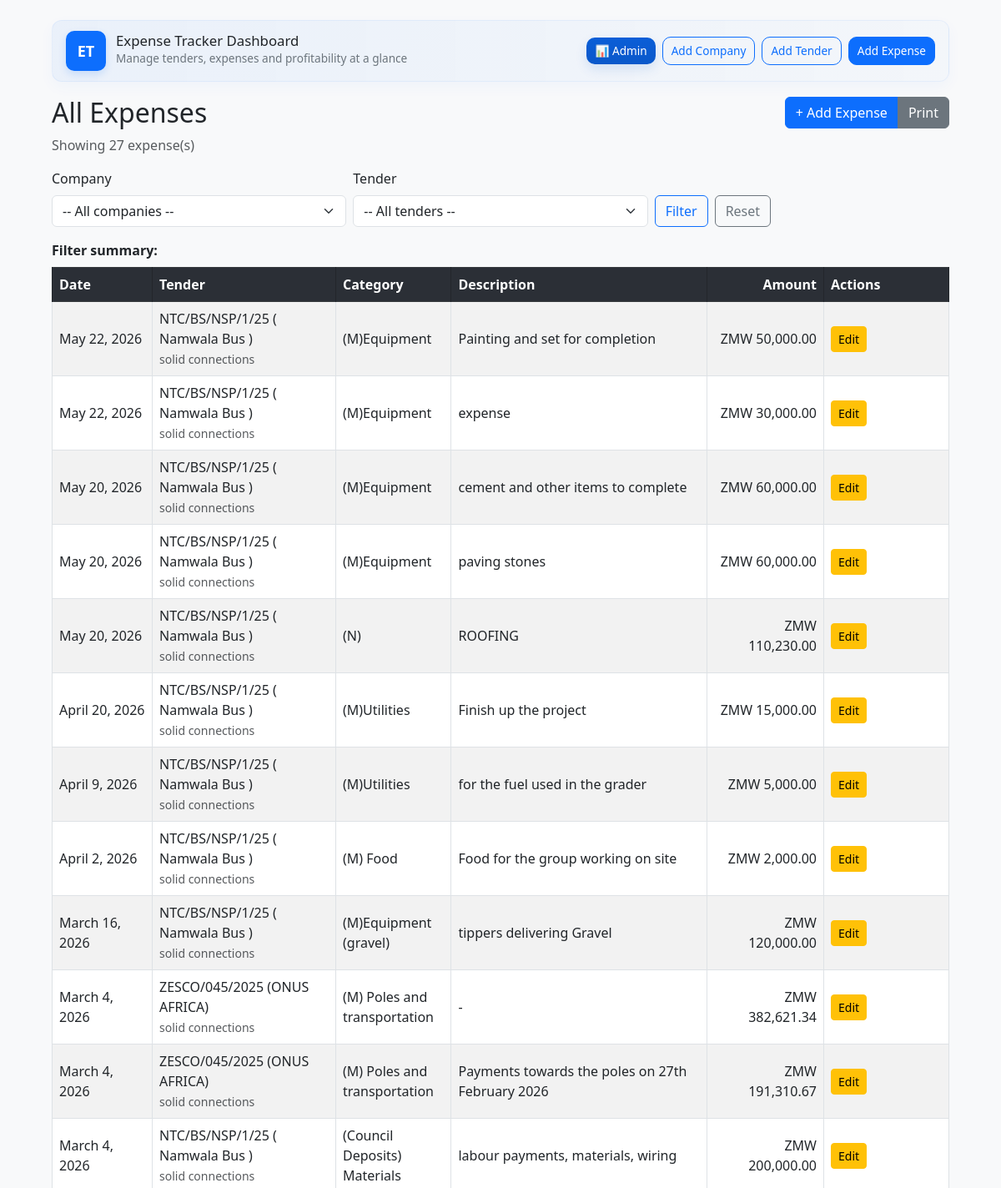
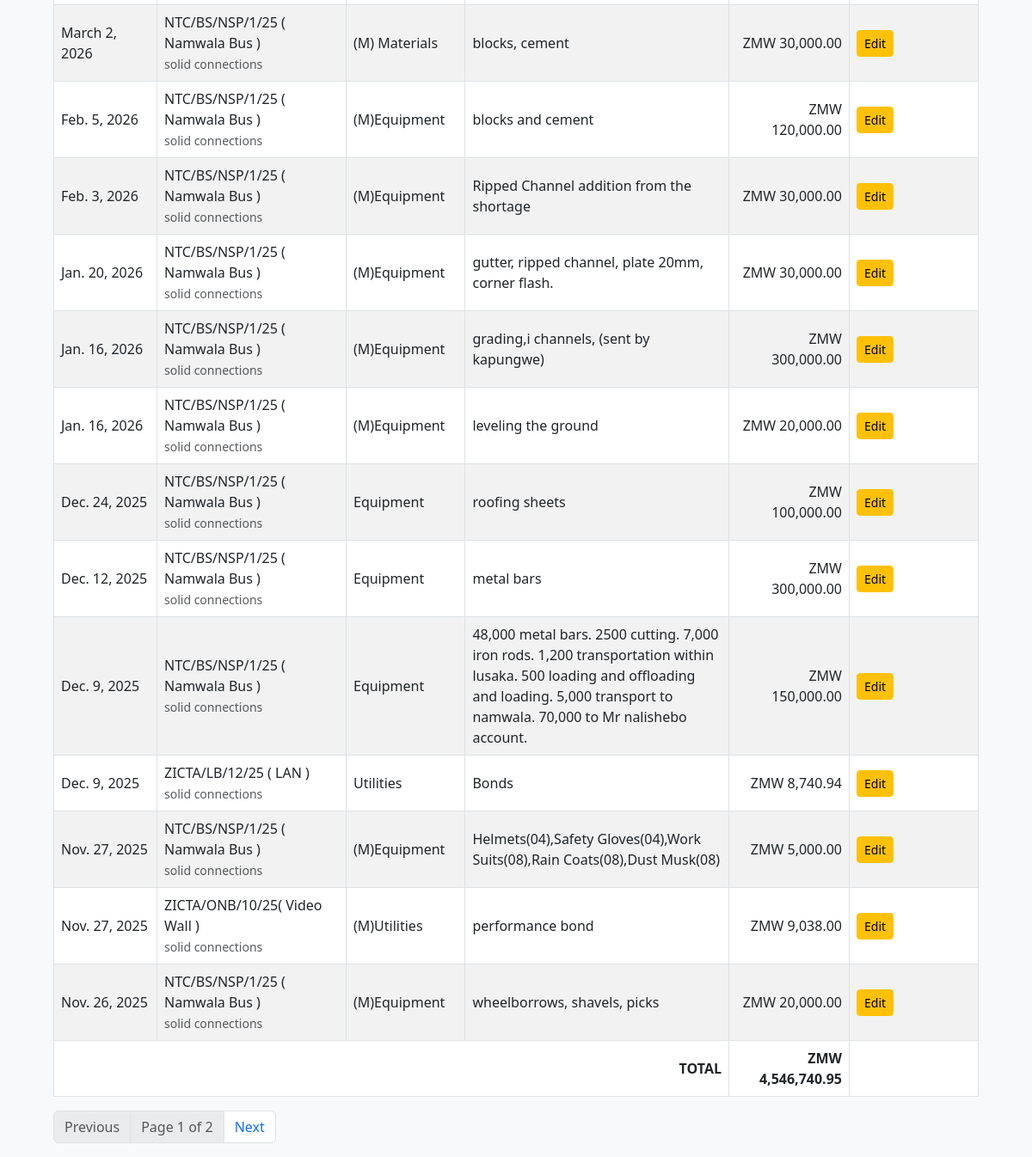
/tracker/expenses/, run on the app's committed database (2 pictures, top to bottom).
### tracker/models.py (models this page shows, shortened)
class Expense(models.Model):
    tender = models.ForeignKey(Tender, on_delete=models.CASCADE, related_name="expenses")
    category = models.CharField(max_length=255)
    description = models.TextField(blank=True, null=True)
    amount = models.DecimalField(max_digits=14, decimal_places=2)
    date = models.DateField(auto_now_add=True)
    class Meta:
        ordering = ['-date']
    def get_absolute_url(self):
        return reverse('tracker:expense_edit', args=[self.pk])

class Tender(models.Model):
    PAYMENT_STATUS_CHOICES = [
        ("Pending", "Pending"),
        ("Partially Paid", "Partially Paid"),
        ("Paid", "Paid"),
    ]
    tender_no = models.CharField(max_length=100, unique=True)
    company = models.ForeignKey(Company, on_delete=models.CASCADE, related_name="tenders")
    client_name = models.CharField(max_length=255)
    total_value = models.DecimalField(max_digits=14, decimal_places=2)
    payment_status = models.CharField(
        max_length=50,
        choices=PAYMENT_STATUS_CHOICES,
        default="Pending"
    )
    start_date = models.DateField(null=True, blank=True)
    end_date = models.DateField(null=True, blank=True)
    class Meta:
        ordering = ['-start_date']

class Company(models.Model):
    name = models.CharField(max_length=255)
    address = models.TextField(blank=True, null=True)
    phone = models.CharField(max_length=50, blank=True, null=True)
    email = models.EmailField(blank=True, null=True)

### tracker/views.py (the view, shortened to what this page needs)
# urls.py: path('expenses/', views.expense_list, name='expense_list'),
def expense_list(request):
    companies = Company.objects.all().order_by('name')
    tenders_qs = Tender.objects.select_related('company').order_by('-start_date')
    qs = Expense.objects.select_related('tender__company').order_by('-date')
    company_id = request.GET.get('company')
    tender_id = request.GET.get('tender')
    selected_company_name = None
    selected_tender_name = None
    if tender_id:
        qs = qs.filter(tender_id=tender_id)
        try:
            selected_tender_name = Tender.objects.get(pk=tender_id).tender_no
        except Tender.DoesNotExist:
            selected_tender_name = None
    paginator = Paginator(qs, 25)
    page_number = request.GET.get('page')
    page_obj = paginator.get_page(page_number)
    total_amount = qs.aggregate(total=Sum('amount'))['total'] or Decimal('0.00')
    context = {
        'title': 'All Expenses',
        'companies': companies,
        'tenders': tenders_qs,
        'expenses': page_obj,
        'total_amount': total_amount,
        'selected_company': int(company_id) if company_id else None,
        'selected_tender': int(tender_id) if tender_id else None,
        'selected_company_name': selected_company_name,
        'selected_tender_name': selected_tender_name,
    }
    return render(request, 'tracker/expense_list.html', context)

### tracker/templates/tracker/expense_list.html (shortened to what this page needs)
{% load static %}
{% load humanize %}
<!DOCTYPE html>
<html>
<head>
    <link href="https://cdn.jsdelivr.net/npm/bootstrap@5.3.0/dist/css/bootstrap.min.css" rel="stylesheet">
</head>
<body>
<div class="container mt-4">
    <div class="topbar">
        <div class="brand">
            <a href="#" onclick="location.reload();return false;" class="logo" title="Reload page" aria-label="Reload page">ET</a>
            <div>
                <h1 class="h3">Expense Tracker Dashboard</h1>
                <div class="text-muted-small">Manage tenders, expenses and profitability at a glance</div>
            </div>
        </div>
        <div class="d-flex align-items-center gap-2">
            <a href="/admin/" class="btn admin-btn btn-sm text-white" target="_blank" aria-label="Open admin">📊 Admin</a>
            <a href="{% url 'tracker:company_add' %}" class="btn btn-outline-primary btn-sm">Add Company</a>
            <a href="{% url 'tracker:tender_add' %}" class="btn btn-outline-primary btn-sm">Add Tender</a>
            <a href="{% url 'tracker:expense_add' %}" class="btn btn-primary btn-sm text-white">Add Expense</a>
        </div>
    </div>
    <div class="d-flex justify-content-between align-items-start mb-3 no-print">
        <div>
            <h2>{{ title }}</h2>
            <div class="text-muted">
                Showing
                {% if expenses.paginator %}
                    {{ expenses.paginator.count }}
                {% else %}
                    {{ expenses|length }}
                {% endif %}
                expense(s)
            </div>
        </div>
        <div class="btn-group">
            <a href="{% url 'tracker:expense_add' %}" class="btn btn-primary">+ Add Expense</a>
            <button class="btn btn-secondary" onclick="window.print();">Print</button>
        </div>
    </div>
    <form method="get" class="row g-2 mb-3 no-print">
        <div class="col-sm-4">
            <label for="company" class="form-label">Company</label>
            <select id="company" name="company" class="form-select">
                <option value="">-- All companies --</option>
            </select>
        </div>
        <div class="col-sm-4">
            <label for="tender" class="form-label">Tender</label>
            <select id="tender" name="tender" class="form-select">
                <option value="">-- All tenders --</option>
            </select>
        </div>
        <div class="col-sm-4 align-self-end">
            <div class="d-flex gap-2">
                <button type="submit" class="btn btn-outline-primary">Filter</button>
                <a href="{% url 'tracker:expense_list' %}" class="btn btn-outline-secondary">Reset</a>
            </div>
        </div>
    </form>
    <div id="print-area">
        <div class="mb-2">
            <strong>Filter summary:</strong>
        </div>
        <table class="table table-bordered table-striped">
            <thead class="table-dark">
                <tr>
                    <th style="width:120px">Date</th>
                    <th style="width:220px">Tender</th>
                    <th>Category</th>
                    <th>Description</th>
                    <th style="width:140px; text-align:right">Amount</th>
                    <th class="no-print" style="width:150px">Actions</th>
                </tr>
            </thead>
            <tbody>
                {% for e in expenses %}
                <tr>
                    <td>{{ e.date }}</td>
                    <td>
                        {% if e.tender %}
                            {{ e.tender.tender_no }}<br>
                            <small class="text-muted">{{ e.tender.company.name }}</small>
                        {% else %}
                            -
                        {% endif %}
                    </td>
                    <td>{{ e.category }}</td>
                    <td>{{ e.description|default:"-" }}</td>
                    <td style="text-align:right">ZMW {{ e.amount|default:0|floatformat:2|intcomma }}</td>
                    <td class="no-print">
                        <a href="{{ e.get_absolute_url }}" class="btn btn-sm btn-warning">Edit</a>
                    </td>
                </tr>
                {% empty %}
                <tr>
                    <td colspan="6" class="text-center text-muted">No expenses found.</td>
                </tr>
                {% endfor %}
            </tbody>
            <tfoot>
                <tr>
                    <th colspan="4" class="text-end">TOTAL</th>
                    <th style="text-align:right">ZMW {{ total_amount|default:0|floatformat:2|intcomma }}</th>
                    <th class="no-print"></th>
                </tr>
            </tfoot>
        </table>
    </div>
    <nav class="no-print" aria-label="Page navigation">
        {% if expenses.has_other_pages %}
            <ul class="pagination">
                {% if expenses.has_previous %}
                    <li class="page-item">
                        <a class="page-link" href="?{% if selected_company %}company={{ selected_company }}&{% endif %}{% if selected_tender %}tender={{ selected_tender }}&{% endif %}page={{ expenses.previous_page_number }}">Previous</a>
                    </li>
                {% else %}
                    <li class="page-item disabled"><span class="page-link">Previous</span></li>
                {% endif %}
                <li class="page-item disabled"><span class="page-link">Page {{ expenses.number }} of {{ expenses.paginator.num_pages }}</span></li>
                {% if expenses.has_next %}
                    <li class="page-item">
                        <a class="page-link" href="?{% if selected_company %}company={{ selected_company }}&{% endif %}{% if selected_tender %}tender={{ selected_tender }}&{% endif %}page={{ expenses.next_page_number }}">Next</a>
                    </li>
                {% else %}
                    <li class="page-item disabled"><span class="page-link">Next</span></li>
                {% endif %}
            </ul>
        {% endif %}
    </nav>
</div>
</body>
</html>

### tracker/templates/tracker/expense_list.html (style rules this page uses)
:root { --accent: #0d6efd; --muted: #6c757d; --bg: #f8f9fa; --card: #ffffff; --rounded: 12px; }
body { background: var(--bg); font-family: system-ui, -apple-system, "Segoe UI", Roboto, "Helvetica Neue", Arial; color: #212529; }
.container { max-width: 1100px; }
.topbar { display: flex; justify-content: space-between; align-items: center; gap: 16px; padding: 12px 16px; margin-bottom: 18px; background: linear-gradient(90deg, rgba(13,110,253,0.06), rgba(13,110,253,0.02)); border-radius: var(--rounded); box-shadow: 0 6px 18px rgba(13,110,253,0.04); border: 1px solid rgba(13,110,253,0.06); }
.brand { display:flex; gap:12px; align-items:center; }
.brand .logo { display:inline-grid; place-items:center; width:48px; height:48px; background: var(--accent); color: #fff; border-radius: 10px; text-decoration: none; font-weight: 700; font-size: 18px; box-shadow: 0 4px 10px rgba(13,110,253,0.16); transition: transform .12s ease; }
.brand h1 { margin:0; font-size: 1.05rem; line-height: 1; }
.text-muted-small { color: var(--muted); font-size: 0.85rem; margin-top: 2px; }
.topbar .btn { border-radius: 10px; padding: 6px 10px; font-size: 0.85rem; }
.admin-btn { background: linear-gradient(180deg,#0b5ed7,#0a58ca); border: none; box-shadow: 0 6px 14px rgba(10,88,202,0.12); }
.table td, .table th { vertical-align: middle; }
.table thead.table-dark th { background: #2b2f36; border-color: #23262b; color: #fff; }

### data on the page
Expense: date "May 22, 2026", tender.tender_no "NTC/BS/NSP/1/25 ( Namwala Bus )", tender.company.name "solid connections", category "(M)Equipment", description "Painting and set for completion", amount "50,000.00"
Expense: date "May 22, 2026", tender.tender_no "NTC/BS/NSP/1/25 ( Namwala Bus )", tender.company.name "solid connections", category "(M)Equipment", description "expense", amount "30,000.00"
Expense: date "May 20, 2026", tender.tender_no "NTC/BS/NSP/1/25 ( Namwala Bus )", tender.company.name "solid connections", category "(M)Equipment", description "cement and other items to complete", amount "60,000.00"
Expense: date "May 20, 2026", tender.tender_no "NTC/BS/NSP/1/25 ( Namwala Bus )", tender.company.name "solid connections", category "(M)Equipment", description "paving stones", amount "60,000.00"
Expense: date "May 20, 2026", tender.tender_no "NTC/BS/NSP/1/25 ( Namwala Bus )", tender.company.name "solid connections", category "(N)", description "ROOFING", amount "110,230.00"
Expense: date "April 20, 2026", tender.tender_no "NTC/BS/NSP/1/25 ( Namwala Bus )", tender.company.name "solid connections", category "(M)Utilities", description "Finish up the project", amount "15,000.00"
Expense: date "April 9, 2026", tender.tender_no "NTC/BS/NSP/1/25 ( Namwala Bus )", tender.company.name "solid connections", category "(M)Utilities", description "for the fuel used in the grader", amount "5,000.00"
Expense: date "April 2, 2026", tender.tender_no "NTC/BS/NSP/1/25 ( Namwala Bus )", tender.company.name "solid connections", category "(M) Food", description "Food for the group working on site", amount "2,000.00"
Expense: date "March 16, 2026", tender.tender_no "NTC/BS/NSP/1/25 ( Namwala Bus )", tender.company.name "solid connections", category "(M)Equipment (gravel)", description "tippers delivering Gravel", amount "120,000.00"
Expense: date "March 4, 2026", tender.tender_no "ZESCO/045/2025 (ONUS AFRICA)", tender.company.name "solid connections", category "(M) Poles and transportation", description "-", amount "382,621.34"
Expense: date "March 4, 2026", tender.tender_no "ZESCO/045/2025 (ONUS AFRICA)", tender.company.name "solid connections", category "(M) Poles and transportation", description "Payments towards the poles on 27th February 2026", amount "191,310.67"
Expense: date "March 4, 2026", tender.tender_no "NTC/BS/NSP/1/25 ( Namwala Bus )", tender.company.name "solid connections", category "(Council Deposits) Materials", description "labour payments, materials, wiring", amount "200,000.00"
Expense: date "March 2, 2026", tender.tender_no "NTC/BS/NSP/1/25 ( Namwala Bus )", tender.company.name "solid connections", category "(M) Materials", description "blocks, cement", amount "30,000.00"
Expense: date "Feb. 5, 2026", tender.tender_no "NTC/BS/NSP/1/25 ( Namwala Bus )", tender.company.name "solid connections", category "(M)Equipment", description "blocks and cement", amount "120,000.00"
Expense: date "Feb. 3, 2026", tender.tender_no "NTC/BS/NSP/1/25 ( Namwala Bus )", tender.company.name "solid connections", category "(M)Equipment", description "Ripped Channel addition from the shortage", amount "30,000.00"
Expense: date "Jan. 20, 2026", tender.tender_no "NTC/BS/NSP/1/25 ( Namwala Bus )", tender.company.name "solid connections", category "(M)Equipment", description "gutter, ripped channel, plate 20mm, corner flash.", amount "30,000.00"
Expense: date "Jan. 16, 2026", tender.tender_no "NTC/BS/NSP/1/25 ( Namwala Bus )", tender.company.name "solid connections", category "(M)Equipment", description "grading,i channels, (sent by kapungwe)", amount "300,000.00"
Expense: date "Jan. 16, 2026", tender.tender_no "NTC/BS/NSP/1/25 ( Namwala Bus )", tender.company.name "solid connections", category "(M)Equipment", description "leveling the ground", amount "20,000.00"
Expense: date "Dec. 24, 2025", tender.tender_no "NTC/BS/NSP/1/25 ( Namwala Bus )", tender.company.name "solid connections", category "Equipment", description "roofing sheets", amount "100,000.00"
Expense: date "Dec. 12, 2025", tender.tender_no "NTC/BS/NSP/1/25 ( Namwala Bus )", tender.company.name "solid connections", category "Equipment", description "metal bars", amount "300,000.00"
Expense: date "Dec. 9, 2025", tender.tender_no "NTC/BS/NSP/1/25 ( Namwala Bus )", tender.company.name "solid connections", category "Equipment", description "48,000 metal bars. 2500 cutting. 7,000 iron rods. 1,200 transportation within lusaka. 500 loading and offloading and loading. 5,000 transport to namwala. 70,000 to Mr nalishebo account.", amount "150,000.00"
Expense: date "Dec. 9, 2025", tender.tender_no "ZICTA/LB/12/25 ( LAN )", tender.company.name "solid connections", category "Utilities", description "Bonds", amount "8,740.94"
Expense: date "Nov. 27, 2025", tender.tender_no "NTC/BS/NSP/1/25 ( Namwala Bus )", tender.company.name "solid connections", category "(M)Equipment", description "Helmets(04),Safety Gloves(04),Work Suits(08),Rain Coats(08),Dust Musk(08)", amount "5,000.00"
Expense: date "Nov. 27, 2025", tender.tender_no "ZICTA/ONB/10/25( Video Wall )", tender.company.name "solid connections", category "(M)Utilities", description "performance bond", amount "9,038.00"
Expense: date "Nov. 26, 2025", tender.tender_no "NTC/BS/NSP/1/25 ( Namwala Bus )", tender.company.name "solid connections", category "(M)Equipment", description "wheelborrows, shavels, picks", amount "20,000.00"

### other printed values
{{ title }} "All Expenses"
{{ expenses.paginator.count }} "27"
{{ total_amount|default:0|floatformat:2|intcomma }} "4,546,740.95"
{{ expenses.number }} "1"
{{ expenses.paginator.num_pages }} "2"
